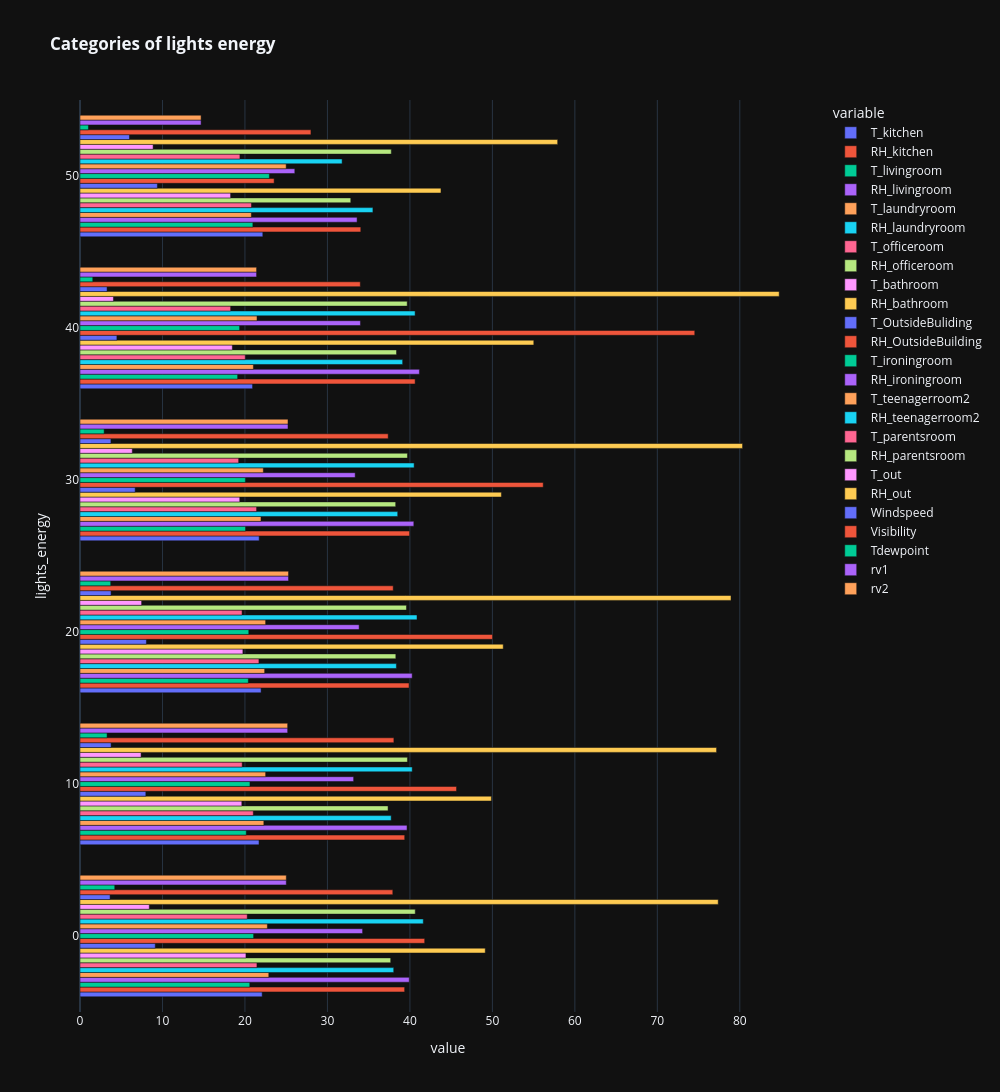

Notebook source saved alongside this figure:
### Markdown cell above
### Observation:
1. No relation between light_energy categories and other features in the data

### Code cell
px.bar(data_frame=df_lights_energy.drop(['Press_mm_hg','Appliances_energy'],axis = 1), barmode='group',orientation = 'h',
       width=1000, height=1600,title = "<b>Categories of lights energy</b>",template="plotly_dark")

### Figure 1 — Plotly figure (JSON) as saved in the notebook; plotly's stock layout.template omitted (floating-point values rounded to 4 significant figures)
{"data": [{"alignmentgroup": "True", "hovertemplate": "variable=T_kitchen<br>value=%{x}<br>lights_energy=%{y}<extra></extra>", "legendgroup": "T_kitchen", "marker": {"color": "#636efa", "pattern": {"shape": ""}}, "name": "T_kitchen", "offsetgroup": "T_kitchen", "orientation": "h", "showlegend": true, "textposition": "auto", "type": "bar", "x": [22.09, 21.71, 21.96, 21.72, 20.92, 22.17], "xaxis": "x", "y": [0, 10, 20, 30, 40, 50], "yaxis": "y"}, {"alignmentgroup": "True", "hovertemplate": "variable=RH_kitchen<br>value=%{x}<br>lights_energy=%{y}<extra></extra>", "legendgroup": "RH_kitchen", "marker": {"color": "#EF553B", "pattern": {"shape": ""}}, "name": "RH_kitchen", "offsetgroup": "RH_kitchen", "orientation": "h", "showlegend": true, "textposition": "auto", "type": "bar", "x": [39.36, 39.37, 39.9, 39.96, 40.63, 34.05], "xaxis": "x", "y": [0, 10, 20, 30, 40, 50], "yaxis": "y"}, {"alignmentgroup": "True", "hovertemplate": "variable=T_livingroom<br>value=%{x}<br>lights_energy=%{y}<extra></extra>", "legendgroup": "T_livingroom", "marker": {"color": "#00cc96", "pattern": {"shape": ""}}, "name": "T_livingroom", "offsetgroup": "T_livingroom", "orientation": "h", "showlegend": true, "textposition": "auto", "type": "bar", "x": [20.59, 20.16, 20.41, 20.07, 19.11, 20.96], "xaxis": "x", "y": [0, 10, 20, 30, 40, 50], "yaxis": "y"}, {"alignmentgroup": "True", "hovertemplate": "variable=RH_livingroom<br>value=%{x}<br>lights_energy=%{y}<extra></extra>", "legendgroup": "RH_livingroom", "marker": {"color": "#ab63fa", "pattern": {"shape": ""}}, "name": "RH_livingroom", "offsetgroup": "RH_livingroom", "orientation": "h", "showlegend": true, "textposition": "auto", "type": "bar", "x": [39.92, 39.65, 40.28, 40.48, 41.15, 33.6], "xaxis": "x", "y": [0, 10, 20, 30, 40, 50], "yaxis": "y"}, {"alignmentgroup": "True", "hovertemplate": "variable=T_laundryroom<br>value=%{x}<br>lights_energy=%{y}<extra></extra>", "legendgroup": "T_laundryroom", "marker": {"color": "#FFA15A", "pattern": {"shape": ""}}, "name": "T_laundryroom", "offsetgroup": "T_laundryroom", "orientation": "h", "showlegend": true, "textposition": "auto", "type": "bar", "x": [22.89, 22.29, 22.39, 21.94, 21.02, 20.77], "xaxis": "x", "y": [0, 10, 20, 30, 40, 50], "yaxis": "y"}, {"alignmentgroup": "True", "hovertemplate": "variable=RH_laundryroom<br>value=%{x}<br>lights_energy=%{y}<extra></extra>", "legendgroup": "RH_laundryroom", "marker": {"color": "#19d3f3", "pattern": {"shape": ""}}, "name": "RH_laundryroom", "offsetgroup": "RH_laundryroom", "orientation": "h", "showlegend": true, "textposition": "auto", "type": "bar", "x": [38.04, 37.73, 38.36, 38.52, 39.12, 35.52], "xaxis": "x", "y": [0, 10, 20, 30, 40, 50], "yaxis": "y"}, {"alignmentgroup": "True", "hovertemplate": "variable=T_officeroom<br>value=%{x}<br>lights_energy=%{y}<extra></extra>", "legendgroup": "T_officeroom", "marker": {"color": "#FF6692", "pattern": {"shape": ""}}, "name": "T_officeroom", "offsetgroup": "T_officeroom", "orientation": "h", "showlegend": true, "textposition": "auto", "type": "bar", "x": [21.45, 21.01, 21.69, 21.41, 20.03, 20.79], "xaxis": "x", "y": [0, 10, 20, 30, 40, 50], "yaxis": "y"}, {"alignmentgroup": "True", "hovertemplate": "variable=RH_officeroom<br>value=%{x}<br>lights_energy=%{y}<extra></extra>", "legendgroup": "RH_officeroom", "marker": {"color": "#B6E880", "pattern": {"shape": ""}}, "name": "RH_officeroom", "offsetgroup": "RH_officeroom", "orientation": "h", "showlegend": true, "textposition": "auto", "type": "bar", "x": [37.67, 37.35, 38.29, 38.28, 38.38, 32.83], "xaxis": "x", "y": [0, 10, 20, 30, 40, 50], "yaxis": "y"}, {"alignmentgroup": "True", "hovertemplate": "variable=T_bathroom<br>value=%{x}<br>lights_energy=%{y}<extra></extra>", "legendgroup": "T_bathroom", "marker": {"color": "#FF97FF", "pattern": {"shape": ""}}, "name": "T_bathroom", "offsetgroup": "T_bathroom", "orientation": "h", "showlegend": true, "textposition": "auto", "type": "bar", "x": [20.12, 19.62, 19.75, 19.37, 18.47, 18.26], "xaxis": "x", "y": [0, 10, 20, 30, 40, 50], "yaxis": "y"}, {"alignmentgroup": "True", "hovertemplate": "variable=RH_bathroom<br>value=%{x}<br>lights_energy=%{y}<extra></extra>", "legendgroup": "RH_bathroom", "marker": {"color": "#FECB52", "pattern": {"shape": ""}}, "name": "RH_bathroom", "offsetgroup": "RH_bathroom", "orientation": "h", "showlegend": true, "textposition": "auto", "type": "bar", "x": [49.13, 49.88, 51.32, 51.09, 55.02, 43.77], "xaxis": "x", "y": [0, 10, 20, 30, 40, 50], "yaxis": "y"}, {"alignmentgroup": "True", "hovertemplate": "variable=T_OutsideBuliding<br>value=%{x}<br>lights_energy=%{y}<extra></extra>", "legendgroup": "T_OutsideBuliding", "marker": {"color": "#636efa", "pattern": {"shape": ""}}, "name": "T_OutsideBuliding", "offsetgroup": "T_OutsideBuliding", "orientation": "h", "showlegend": true, "textposition": "auto", "type": "bar", "x": [9.126, 7.982, 8.052, 6.689, 4.474, 9.383], "xaxis": "x", "y": [0, 10, 20, 30, 40, 50], "yaxis": "y"}, {"alignmentgroup": "True", "hovertemplate": "variable=RH_OutsideBuilding<br>value=%{x}<br>lights_energy=%{y}<extra></extra>", "legendgroup": "RH_OutsideBuilding", "marker": {"color": "#EF553B", "pattern": {"shape": ""}}, "name": "RH_OutsideBuilding", "offsetgroup": "RH_OutsideBuilding", "orientation": "h", "showlegend": true, "textposition": "auto", "type": "bar", "x": [41.79, 45.65, 50.02, 56.16, 74.54, 23.54], "xaxis": "x", "y": [0, 10, 20, 30, 40, 50], "yaxis": "y"}, {"alignmentgroup": "True", "hovertemplate": "variable=T_ironingroom<br>value=%{x}<br>lights_energy=%{y}<extra></extra>", "legendgroup": "T_ironingroom", "marker": {"color": "#00cc96", "pattern": {"shape": ""}}, "name": "T_ironingroom", "offsetgroup": "T_ironingroom", "orientation": "h", "showlegend": true, "textposition": "auto", "type": "bar", "x": [21.05, 20.61, 20.46, 20.05, 19.36, 22.96], "xaxis": "x", "y": [0, 10, 20, 30, 40, 50], "yaxis": "y"}, {"alignmentgroup": "True", "hovertemplate": "variable=RH_ironingroom<br>value=%{x}<br>lights_energy=%{y}<extra></extra>", "legendgroup": "RH_ironingroom", "marker": {"color": "#ab63fa", "pattern": {"shape": ""}}, "name": "RH_ironingroom", "offsetgroup": "RH_ironingroom", "orientation": "h", "showlegend": true, "textposition": "auto", "type": "bar", "x": [34.26, 33.18, 33.84, 33.37, 34.0, 26.05], "xaxis": "x", "y": [0, 10, 20, 30, 40, 50], "yaxis": "y"}, {"alignmentgroup": "True", "hovertemplate": "variable=T_teenagerroom2<br>value=%{x}<br>lights_energy=%{y}<extra></extra>", "legendgroup": "T_teenagerroom2", "marker": {"color": "#FFA15A", "pattern": {"shape": ""}}, "name": "T_teenagerroom2", "offsetgroup": "T_teenagerroom2", "orientation": "h", "showlegend": true, "textposition": "auto", "type": "bar", "x": [22.72, 22.51, 22.51, 22.23, 21.46, 25.0], "xaxis": "x", "y": [0, 10, 20, 30, 40, 50], "yaxis": "y"}, {"alignmentgroup": "True", "hovertemplate": "variable=RH_teenagerroom2<br>value=%{x}<br>lights_energy=%{y}<extra></extra>", "legendgroup": "RH_teenagerroom2", "marker": {"color": "#19d3f3", "pattern": {"shape": ""}}, "name": "RH_teenagerroom2", "offsetgroup": "RH_teenagerroom2", "orientation": "h", "showlegend": true, "textposition": "auto", "type": "bar", "x": [41.62, 40.28, 40.86, 40.51, 40.63, 31.78], "xaxis": "x", "y": [0, 10, 20, 30, 40, 50], "yaxis": "y"}, {"alignmentgroup": "True", "hovertemplate": "variable=T_parentsroom<br>value=%{x}<br>lights_energy=%{y}<extra></extra>", "legendgroup": "T_parentsroom", "marker": {"color": "#FF6692", "pattern": {"shape": ""}}, "name": "T_parentsroom", "offsetgroup": "T_parentsroom", "orientation": "h", "showlegend": true, "textposition": "auto", "type": "bar", "x": [20.28, 19.67, 19.65, 19.24, 18.27, 19.39], "xaxis": "x", "y": [0, 10, 20, 30, 40, 50], "yaxis": "y"}, {"alignmentgroup": "True", "hovertemplate": "variable=RH_parentsroom<br>value=%{x}<br>lights_energy=%{y}<extra></extra>", "legendgroup": "RH_parentsroom", "marker": {"color": "#B6E880", "pattern": {"shape": ""}}, "name": "RH_parentsroom", "offsetgroup": "RH_parentsroom", "orientation": "h", "showlegend": true, "textposition": "auto", "type": "bar", "x": [40.65, 39.7, 39.58, 39.7, 39.67, 37.75], "xaxis": "x", "y": [0, 10, 20, 30, 40, 50], "yaxis": "y"}, {"alignmentgroup": "True", "hovertemplate": "variable=T_out<br>value=%{x}<br>lights_energy=%{y}<extra></extra>", "legendgroup": "T_out", "marker": {"color": "#FF97FF", "pattern": {"shape": ""}}, "name": "T_out", "offsetgroup": "T_out", "orientation": "h", "showlegend": true, "textposition": "auto", "type": "bar", "x": [8.403, 7.406, 7.472, 6.339, 4.055, 8.865], "xaxis": "x", "y": [0, 10, 20, 30, 40, 50], "yaxis": "y"}, {"alignmentgroup": "True", "hovertemplate": "variable=RH_out<br>value=%{x}<br>lights_energy=%{y}<extra></extra>", "legendgroup": "RH_out", "marker": {"color": "#FECB52", "pattern": {"shape": ""}}, "name": "RH_out", "offsetgroup": "RH_out", "orientation": "h", "showlegend": true, "textposition": "auto", "type": "bar", "x": [77.38, 77.18, 78.93, 80.33, 84.78, 57.92], "xaxis": "x", "y": [0, 10, 20, 30, 40, 50], "yaxis": "y"}, {"alignmentgroup": "True", "hovertemplate": "variable=Windspeed<br>value=%{x}<br>lights_energy=%{y}<extra></extra>", "legendgroup": "Windspeed", "marker": {"color": "#636efa", "pattern": {"shape": ""}}, "name": "Windspeed", "offsetgroup": "Windspeed", "orientation": "h", "showlegend": true, "textposition": "auto", "type": "bar", "x": [3.648, 3.771, 3.766, 3.75, 3.283, 6.0], "xaxis": "x", "y": [0, 10, 20, 30, 40, 50], "yaxis": "y"}, {"alignmentgroup": "True", "hovertemplate": "variable=Visibility<br>value=%{x}<br>lights_energy=%{y}<extra></extra>", "legendgroup": "Visibility", "marker": {"color": "#EF553B", "pattern": {"shape": ""}}, "name": "Visibility", "offsetgroup": "Visibility", "orientation": "h", "showlegend": true, "textposition": "auto", "type": "bar", "x": [37.93, 38.06, 37.98, 37.37, 33.99, 28.0], "xaxis": "x", "y": [0, 10, 20, 30, 40, 50], "yaxis": "y"}, {"alignmentgroup": "True", "hovertemplate": "variable=Tdewpoint<br>value=%{x}<br>lights_energy=%{y}<extra></extra>", "legendgroup": "Tdewpoint", "marker": {"color": "#00cc96", "pattern": {"shape": ""}}, "name": "Tdewpoint", "offsetgroup": "Tdewpoint", "orientation": "h", "showlegend": true, "textposition": "auto", "type": "bar", "x": [4.216, 3.283, 3.725, 2.927, 1.551, 1.025], "xaxis": "x", "y": [0, 10, 20, 30, 40, 50], "yaxis": "y"}, {"alignmentgroup": "True", "hovertemplate": "variable=rv1<br>value=%{x}<br>lights_energy=%{y}<extra></extra>", "legendgroup": "rv1", "marker": {"color": "#ab63fa", "pattern": {"shape": ""}}, "name": "rv1", "offsetgroup": "rv1", "orientation": "h", "showlegend": true, "textposition": "auto", "type": "bar", "x": [25.01, 25.18, 25.28, 25.22, 21.41, 14.68], "xaxis": "x", "y": [0, 10, 20, 30, 40, 50], "yaxis": "y"}, {"alignmentgroup": "True", "hovertemplate": "variable=rv2<br>value=%{x}<br>lights_energy=%{y}<extra></extra>", "legendgroup": "rv2", "marker": {"color": "#FFA15A", "pattern": {"shape": ""}}, "name": "rv2", "offsetgroup": "rv2", "orientation": "h", "showlegend": true, "textposition": "auto", "type": "bar", "x": [25.01, 25.18, 25.28, 25.22, 21.41, 14.68], "xaxis": "x", "y": [0, 10, 20, 30, 40, 50], "yaxis": "y"}], "layout": {"barmode": "group", "height": 1600, "legend": {"title": {"text": "variable"}, "tracegroupgap": 0}, "title": {"text": "<b>Categories of lights energy</b>"}, "width": 1000, "xaxis": {"anchor": "y", "domain": [0, 1], "title": {"text": "value"}}, "yaxis": {"anchor": "x", "domain": [0, 1], "title": {"text": "lights_energy"}}}}
